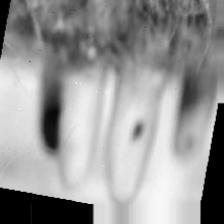
#> input picture DS_COW/test/frozen_teats/image_1.jpg, 224 x 224 px
$ python -i model.py   (imports and definitions only)   (older library calls are emulated)
#> lines starting #> are read from the running program, lines starting #| are printed output that depends on the picture
#> further down, picture is the input picture: shape (224, 224, 3); min 0, max 249, mean 151.5
import numpy as np
import cv2
from PIL import Image
import pickle
import os

# Define image dimensions
IMG_HEIGHT = 224
IMG_WIDTH = 224
IMG_SIZE = 224  # Single dimension for square images (matches VGG16 input size)
NUM_CLASSES = 7  # Number of conditions to detect

# VGG16 mean values for normalization
VGG16_MEANS = np.array([103.939, 116.779, 123.68])

# [215 lines left out: functions load_or_create_model, create_segmentation_model, create_classification_model, enable_vgg16_features, preprocess_image, segment_image, not called in this run]

def extract_vgg16_features(image):
    """
    Extract VGG16-like features from the image.
    This is a simplified implementation that mimics VGG16 feature extraction
    using OpenCV for compatibility.

    Args:
        image: The input image

    Returns:
        features: The extracted VGG16-like features
    """
    # Resize to VGG16 input size
    img_resized = cv2.resize(image, (IMG_HEIGHT, IMG_WIDTH))

    # Ensure BGR format for OpenCV processing
    if len(img_resized.shape) == 2:  # If grayscale
        img_bgr = cv2.cvtColor(img_resized, cv2.COLOR_GRAY2BGR)
    elif img_resized.shape[2] == 3:  # If already RGB/BGR
        if img_resized.dtype == np.uint8:
            # Assume it's in RGB format and convert to BGR
            img_bgr = cv2.cvtColor(img_resized, cv2.COLOR_RGB2BGR)
        else:
            # If it's already a float array, assume BGR
            img_bgr = img_resized
    else:
        # Handle other formats (like RGBA)
        img_bgr = cv2.cvtColor(img_resized, cv2.COLOR_RGBA2BGR)

    # Convert to float32
    img_float = img_bgr.astype(np.float32)

    # Subtract mean values (VGG16 preprocessing)
    # VGG16 expects BGR format with mean subtraction
    img_float[:, :, 0] -= VGG16_MEANS[0]  # B channel
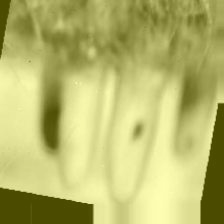
#> img_float: shape (224, 224, 3) float32; mean B, G, R 47.5, 151.5, 151.5; drawn with min black and max white
    img_float[:, :, 1] -= VGG16_MEANS[1]  # G channel
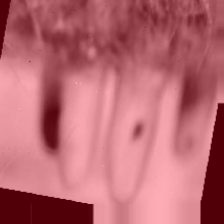
#> img_float: shape (224, 224, 3) float32; mean B, G, R 47.5, 34.7, 151.5; drawn with min black and max white
    img_float[:, :, 2] -= VGG16_MEANS[2]  # R channel

    # Apply VGG16-like convolutions using OpenCV
    # Block 1 (2 conv layers with 64 filters)
    block1_conv1 = cv2.GaussianBlur(img_float, (3, 3), 0)
    block1_conv2 = cv2.GaussianBlur(block1_conv1, (3, 3), 0)
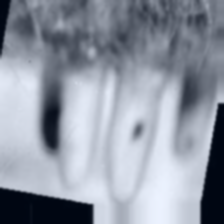
#> block1_conv2: shape (224, 224, 3) float32; mean B, G, R 47.5, 34.7, 27.8; drawn with min black and max white
    block1_pool = cv2.resize(block1_conv2, (112, 112))  # Max pooling

    # Block 2 (2 conv layers with 128 filters)
    block2_conv1 = cv2.GaussianBlur(block1_pool, (3, 3), 0)
    block2_conv2 = cv2.GaussianBlur(block2_conv1, (3, 3), 0)
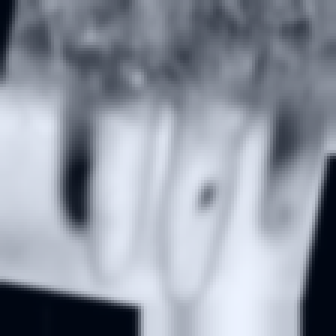
#> block2_conv2: shape (112, 112, 3) float32 (shown 3 times larger); mean B, G, R 47.5, 34.7, 27.8; drawn with min black and max white
    block2_pool = cv2.resize(block2_conv2, (56, 56))  # Max pooling

    # Block 3 (3 conv layers with 256 filters)
    block3_conv1 = cv2.GaussianBlur(block2_pool, (3, 3), 0)
    block3_conv2 = cv2.GaussianBlur(block3_conv1, (3, 3), 0)
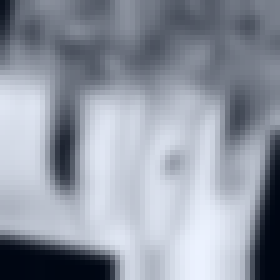
#> block3_conv2: shape (56, 56, 3) float32 (shown 5 times larger); mean B, G, R 47.6, 34.8, 27.9; drawn with min black and max white
    block3_conv3 = cv2.GaussianBlur(block3_conv2, (3, 3), 0)
    block3_pool = cv2.resize(block3_conv3, (28, 28))  # Max pooling

    # Block 4 (3 conv layers with 512 filters)
    block4_conv1 = cv2.GaussianBlur(block3_pool, (3, 3), 0)
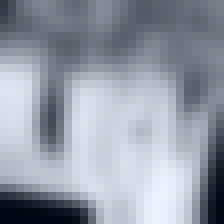
#> block4_conv1: shape (28, 28, 3) float32 (shown 8 times larger); mean B, G, R 47.9, 35.1, 28.2; drawn with min black and max white
    block4_conv2 = cv2.GaussianBlur(block4_conv1, (3, 3), 0)
    block4_conv3 = cv2.GaussianBlur(block4_conv2, (3, 3), 0)
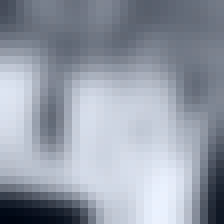
#> block4_conv3: shape (28, 28, 3) float32 (shown 8 times larger); mean B, G, R 48.2, 35.4, 28.5; drawn with min black and max white
    block4_pool = cv2.resize(block4_conv3, (14, 14))  # Max pooling

    # Block 5 (3 conv layers with 512 filters)
    block5_conv1 = cv2.GaussianBlur(block4_pool, (3, 3), 0)
    block5_conv2 = cv2.GaussianBlur(block5_conv1, (3, 3), 0)
    block5_conv3 = cv2.GaussianBlur(block5_conv2, (3, 3), 0)
    block5_pool = cv2.resize(block5_conv3, (7, 7))  # Max pooling

    # Extract features from the final pooling layer
    # This is a simplified version of the VGG16 feature extraction
    # In a real VGG16, we would have 512 feature maps of size 7x7
    # Here we'll extract statistical features from these maps

    # Flatten and reduce dimensionality
    # We'll extract mean and std from each channel
    means = np.mean(block5_pool, axis=(0, 1))
#> means = [50.12, 37.28, 30.38]
    stds = np.std(block5_pool, axis=(0, 1))
#> stds = [36.83, 36.83, 36.83]

    # Also extract some features from earlier blocks for more complete representation
    block4_means = np.mean(block4_pool, axis=(0, 1))
#> block4_means = [48.2, 35.36, 28.46]
    block4_stds = np.std(block4_pool, axis=(0, 1))
#> block4_stds = [52.81, 52.81, 52.81]

    # Combine features
    vgg16_features = np.concatenate([
        means, stds,
        block4_means, block4_stds
    ])
#> vgg16_features = [50.12, 37.28, 30.38, 36.83, 36.83, 36.83, 48.2, 35.36, 28.46, 52.81, 52.81, 52.81]

    # Return the features
    return vgg16_features

# [235 lines left out: functions extract_features, classify_image, not called in this run]

>>> import cv2
>>> picture = cv2.cvtColor(cv2.imread('DS_COW/test/frozen_teats/image_1.jpg'), cv2.COLOR_BGR2RGB)
>>> result = extract_vgg16_features(picture)
#> result has the same summary as vgg16_features in extract_vgg16_features

$ run again, on DS_COW/test/frozen_teats/image_10.jpg
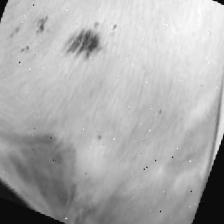
#> input picture DS_COW/test/frozen_teats/image_10.jpg, 224 x 224 px
#> picture is the input picture: shape (224, 224, 3); min 0, max 255, mean 173.2
#> in extract_vgg16_features, `img_float[:, :, 1] -= VGG16_MEANS[1]`:
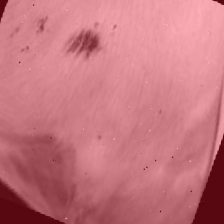
#> img_float: shape (224, 224, 3) float32; mean B, G, R 69.2, 56.5, 173.2; drawn with min black and max white
#> in extract_vgg16_features, `block4_conv1 = cv2.GaussianBlur(block3_pool, (3, 3), 0)`:
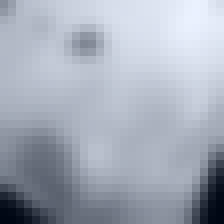
#> block4_conv1: shape (28, 28, 3) float32 (shown 8 times larger); mean B, G, R 69.8, 56.9, 50; drawn with min black and max white
#> means = [71.25, 58.41, 51.51]
#> stds = [37.33, 37.33, 37.33]
#> block4_means = [70.03, 57.19, 50.29]
#> block4_stds = [44.24, 44.24, 44.24]
#> vgg16_features = [71.25, 58.41, 51.51, 37.33, 37.33, 37.33, 70.03, 57.19, 50.29, 44.24, 44.24, 44.24]
#> result has the same summary as vgg16_features in extract_vgg16_features

$ run again, on DS_COW/test/frozen_teats/image_13.jpg
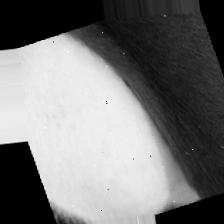
#> input picture DS_COW/test/frozen_teats/image_13.jpg, 224 x 224 px
#> picture is the input picture: shape (224, 224, 3); min 0, max 255, mean 118
#> in extract_vgg16_features, `img_float[:, :, 1] -= VGG16_MEANS[1]`:
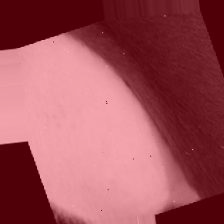
#> img_float: shape (224, 224, 3) float32; mean B, G, R 14.1, 1.3, 118; drawn with min black and max white
#> in extract_vgg16_features, `block4_conv2 = cv2.GaussianBlur(block4_conv1, (3, 3), 0)`:
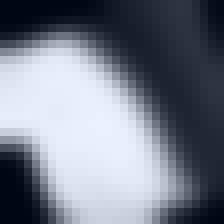
#> block4_conv2: shape (28, 28, 3) float32 (shown 8 times larger); mean B, G, R 14.5, 1.6, -5.3; drawn with min black and max white
#> means = [16.78, 3.94, -2.96]
#> stds = [72.96, 72.96, 72.96]
#> block4_means = [14.56, 1.72, -5.18]
#> block4_stds = [88.76, 88.76, 88.76]
#> vgg16_features = [16.78, 3.94, -2.96, 72.96, 72.96, 72.96, 14.56, 1.72, -5.18, 88.76, 88.76, 88.76]
#> result has the same summary as vgg16_features in extract_vgg16_features

$ run again, on DS_COW/test/frozen_teats/image_15.jpg
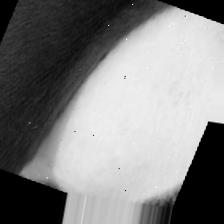
#> input picture DS_COW/test/frozen_teats/image_15.jpg, 224 x 224 px
#> picture is the input picture: shape (224, 224, 3); min 0, max 255, mean 129
#> in extract_vgg16_features, `block4_conv2 = cv2.GaussianBlur(block4_conv1, (3, 3), 0)`:
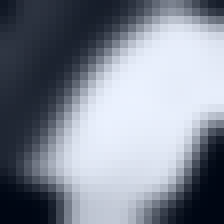
#> block4_conv2: shape (28, 28, 3) float32 (shown 8 times larger); mean B, G, R 25.6, 12.8, 5.9; drawn with min black and max white
#> means = [28.61, 15.77, 8.87]
#> stds = [70.63, 70.63, 70.63]
#> block4_means = [25.77, 12.93, 6.03]
#> block4_stds = [85.36, 85.36, 85.36]
#> vgg16_features = [28.61, 15.77, 8.87, 70.63, 70.63, 70.63, 25.77, 12.93, 6.03, 85.36, 85.36, 85.36]
#> result has the same summary as vgg16_features in extract_vgg16_features
